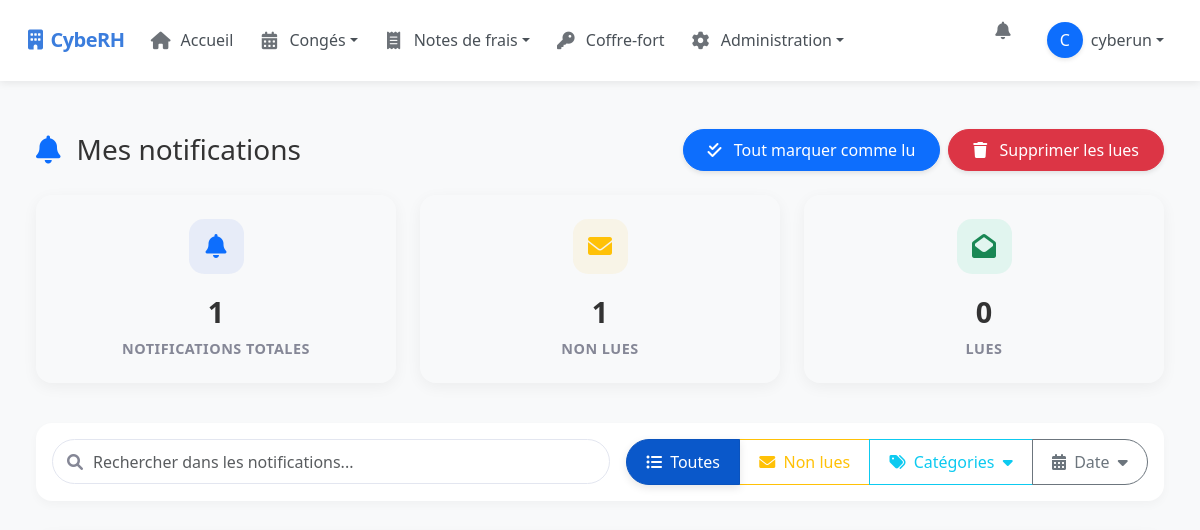
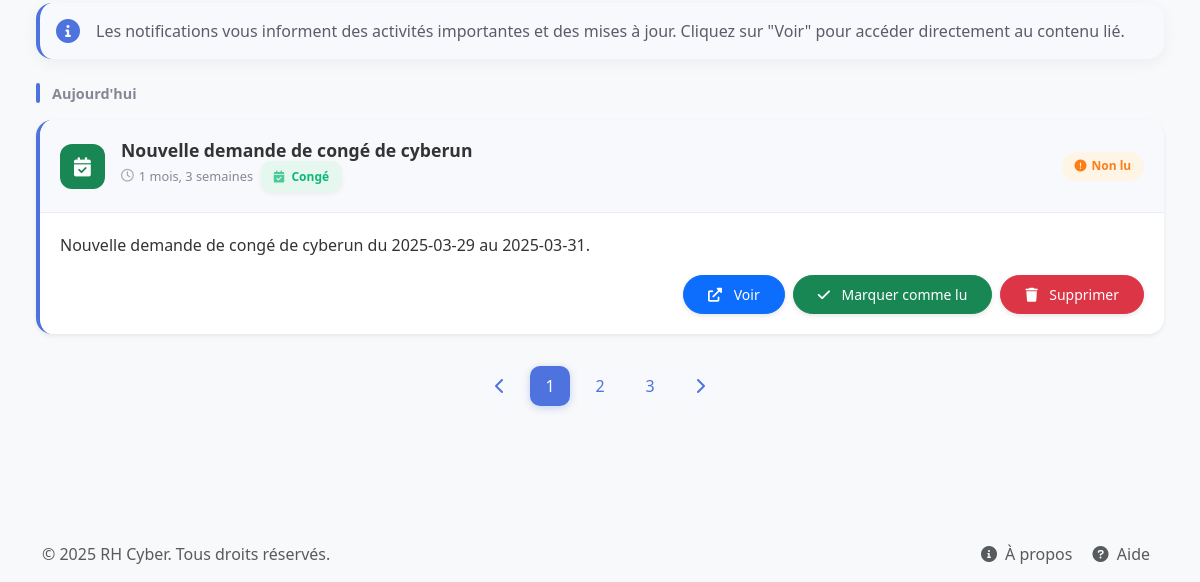
Before: /notifications/ (signed in) with the older database file (2 pictures, top to bottom).
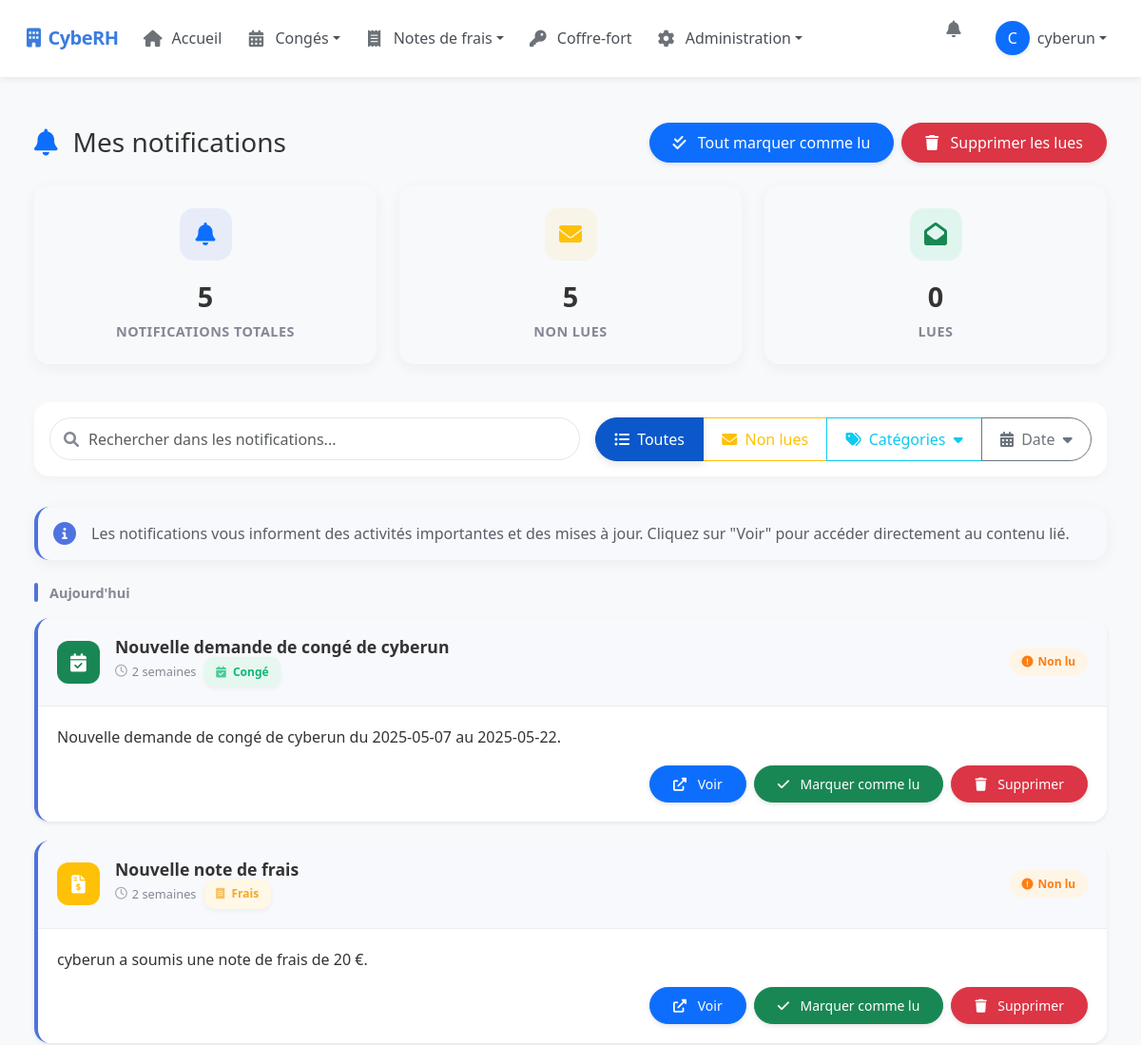
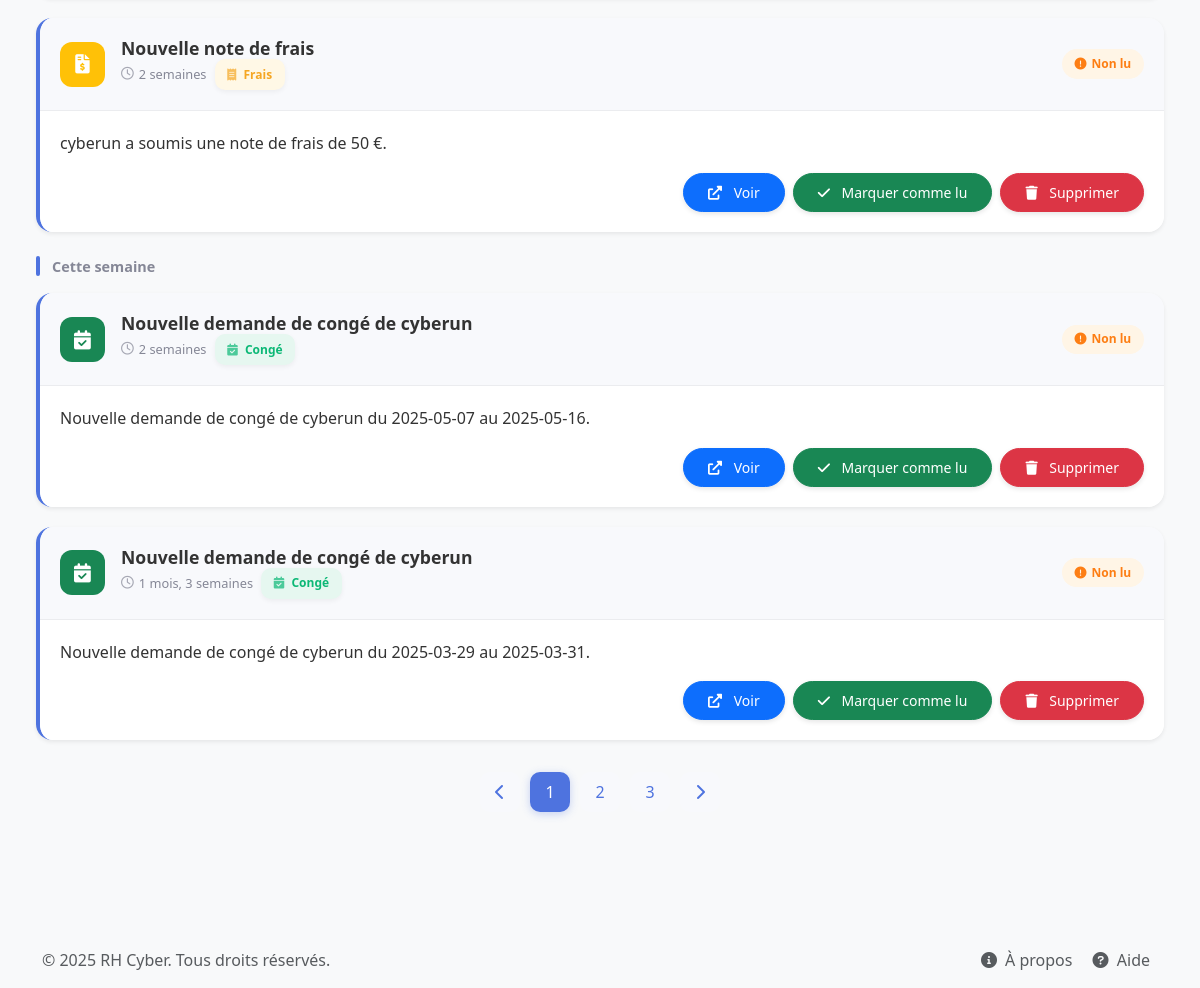
After: the same page with the newer database file (2 pictures, top to bottom).
### rh_management/models.py (models this page shows, shortened)
class Notification(models.Model):
    NOTIFICATION_TYPES = (
        ('leave', 'Congé'),
        ('expense', 'Note de frais'),
        ('km_expense', 'Frais kilométrique'),
        ('system', 'Système'),
        ('password', 'Mot de passe partagé'),
        ('profile', 'Profil')
    )
    user = models.ForeignKey(User, on_delete=models.CASCADE, related_name='notifications')
    title = models.CharField(max_length=255)
    message = models.TextField()
    notification_type = models.CharField(max_length=20, choices=NOTIFICATION_TYPES, default='system')
    object_id = models.IntegerField(null=True, blank=True)  # ID de l'objet concerné (congé, note de frais, etc.)
    read = models.BooleanField(default=False)
    created_at = models.DateTimeField(auto_now_add=True)
    icon = models.CharField(max_length=50, default='fa-bell')  # Classe d'icône Font Awesome
    color = models.CharField(max_length=20, default='primary')  # Classe de couleur Bootstrap
    url = models.CharField(max_length=255, blank=True, null=True)  # URL associée à la notification
    class Meta:
        ordering = ['-created_at']

### rh_management/views/notification_views.py (the view)
# urls.py: path("notifications/", notifications_view, name="notifications"),
@login_required
def notifications_view(request):
    return notifications_page(request)

### rh_management/views/notification_views.py (called while the page is built)
@login_required
def notifications_page(request):
    filter_type = request.GET.get('filter', 'all')
    if filter_type == 'unread':
        notifications = Notification.objects.filter(
            user=request.user,
            read=False
        ).order_by('-created_at')
    else:  # 'all' par défaut
        notifications = Notification.objects.filter(
            user=request.user
        ).order_by('-created_at')
    all_notifications = Notification.objects.filter(user=request.user)
    stats = {
        'total': all_notifications.count(),
        'unread': all_notifications.filter(read=False).count(),
        'read': all_notifications.filter(read=True).count()
    }
    context = {
        'notifications': notifications,
        'current_filter': filter_type,
        'stats': stats
    }
    return render(request, 'rh_management/notifications.html', context)

### templates/rh_management/notifications.html (shortened to what the changed rows need)
{% extends "base.html" %}
{% block content %}
<div class="container-fluid py-4">
    <div class="notifications-container">
        <div class="d-sm-flex align-items-center justify-content-between mb-4">
            <h1 class="h3 mb-0 text-gray-800 d-flex align-items-center">
                <i class="fas fa-bell me-3 text-primary"></i>Mes notifications
            </h1>
        </div>
        <div class="row mb-4">
            <div class="col-lg-4 col-md-4 col-sm-12 mb-3">
                <div class="stats-card">
                    <div class="card-body text-center">
                        <div class="stats-icon bg-primary-soft text-primary mx-auto">
                            <i class="fas fa-bell"></i>
                        </div>
                        <div class="stats-value">{{ stats.total }}</div>
                        <div class="stats-label">Notifications totales</div>
                    </div>
                </div>
            </div>
            <div class="col-lg-4 col-md-4 col-sm-12 mb-3">
                <div class="stats-card">
                    <div class="card-body text-center">
                        <div class="stats-icon bg-warning-soft text-warning mx-auto">
                            <i class="fas fa-envelope"></i>
                        </div>
                        <div class="stats-value" id="unreadCount">{{ stats.unread }}</div>
                        <div class="stats-label">Non lues</div>
                    </div>
                </div>
            </div>
        </div>
        {% if notifications %}
            <div class="notifications-list">
                <div class="notification-group-date">Aujourd'hui</div>
                {% for notification in notifications %}
                    {% if forloop.counter == 4 %}
                        <div class="notification-group-date">Cette semaine</div>
                    {% endif %}
                    <div class="notification-card fade-in {% if notification.read %}notification-read{% else %}notification-unread{% endif %} shadow-sm" id="notification-{{ notification.id }}">
                        <div class="notification-header">
                            <div class="d-flex align-items-center">
                                <div class="notification-icon
                                    {% if 'congé' in notification.title|lower or 'absence' in notification.title|lower %}
                                        bg-success text-white
                                    {% elif 'frais' in notification.title|lower or 'dépense' in notification.title|lower %}
                                        bg-warning text-white
                                    {% elif 'kilométrique' in notification.title|lower or 'trajet' in notification.title|lower %}
                                        bg-info text-white
                                    {% elif 'système' in notification.title|lower or 'compte' in notification.title|lower %}
                                        bg-primary text-white
                                    {% else %}
                                        bg-secondary text-white
                                    {% endif %}">
                                    <i class="fas {{ notification.icon|default:'fa-bell' }}"></i>
                                </div>
                                <div>
                                    <h5 class="notification-title">{{ notification.title }}</h5>
                                    <div class="notification-time">
                                        <i class="far fa-clock"></i> {{ notification.created_at|timesince }}
                                        <span class="category-badge
                                            {% if 'congé' in notification.title|lower or 'absence' in notification.title|lower %}
                                                category-congé
                                            {% elif 'frais' in notification.title|lower or 'dépense' in notification.title|lower %}
                                                category-frais
                                            {% elif 'kilométrique' in notification.title|lower or 'trajet' in notification.title|lower %}
                                                category-kilométrique
                                            {% elif 'système' in notification.title|lower or 'compte' in notification.title|lower %}
                                                category-système
                                            {% else %}
                                                category-autre
                                            {% endif %}">
                                            <i class="fas
                                            {% if 'congé' in notification.title|lower or 'absence' in notification.title|lower %}
                                                fa-calendar-check
                                            {% elif 'frais' in notification.title|lower or 'dépense' in notification.title|lower %}
                                                fa-receipt
                                            {% elif 'kilométrique' in notification.title|lower or 'trajet' in notification.title|lower %}
                                                fa-route
                                            {% elif 'système' in notification.title|lower or 'compte' in notification.title|lower %}
                                                fa-cog
                                            {% else %}
                                                fa-tag
                                            {% endif %} me-1"></i>
                                            {% if 'congé' in notification.title|lower or 'absence' in notification.title|lower %}
                                                Congé
                                            {% elif 'frais' in notification.title|lower or 'dépense' in notification.title|lower %}
                                                Frais
                                            {% elif 'kilométrique' in notification.title|lower or 'trajet' in notification.title|lower %}
                                                Kilomètres
                                            {% elif 'système' in notification.title|lower or 'compte' in notification.title|lower %}
                                                Système
                                            {% else %}
                                                Autre
                                            {% endif %}
                                        </span>
                                    </div>
                                </div>
                            </div>
                            <div>
                                <span class="status-badge {% if notification.read %}status-read{% else %}status-unread{% endif %}">
                                    <i class="fas {% if notification.read %}fa-check-circle{% else %}fa-exclamation-circle{% endif %}"></i>
                                    {% if notification.read %}Lu{% else %}Non lu{% endif %}
                                </span>
                            </div>
                        </div>
                        <div class="notification-body">
                            <p class="notification-message">{{ notification.message }}</p>
                            <div class="notification-actions">
                                {% if notification.url %}
                                    <a href="{{ notification.url }}" class="btn btn-sm btn-primary btn-action">
                                        <i class="fas fa-external-link-alt"></i> Voir
                                    </a>
                                {% endif %}
                                {% if not notification.read %}
                                    <button class="btn btn-sm btn-success btn-action mark-read" data-id="{{ notification.id }}">
                                        <i class="fas fa-check"></i> Marquer comme lu
                                    </button>
                                {% endif %}
                                <button class="btn btn-sm btn-danger btn-action delete-notification" data-id="{{ notification.id }}">
                                    <i class="fas fa-trash"></i> Supprimer
                                </button>
                            </div>
                        </div>
                    </div>
                {% endfor %}
                <div class="pagination-container">
                    <nav aria-label="Navigation des notifications">
                    </nav>
                </div>
            </div>
        {% endif %}
    </div>
</div>
{% endblock %}

Changed rows visible on the page:
added Notification: title "Nouvelle demande de congé de cyberun", created_at "2 semaines", shows "Congé", read False (drawn), message "Nouvelle demande de congé de cyberun du 2025-05-07 au 2025-05-22."
added Notification: title "Nouvelle note de frais", created_at "2 semaines", shows "Frais", read False (drawn), message "cyberun a soumis une note de frais de 20 €."
added Notification: title "Nouvelle note de frais", created_at "2 semaines", shows "Frais", read False (drawn), message "cyberun a soumis une note de frais de 50 €."
added Notification: shows "Cette semaine", title "Nouvelle demande de congé de cyberun", created_at "2 semaines", shows "Congé", read False (drawn), message "Nouvelle demande de congé de cyberun du 2025-05-07 au 2025-05-16."
Other visible differences:
{{ stats.total }}: "1" → "5"
{{ stats.unread }}: "1" → "5"
